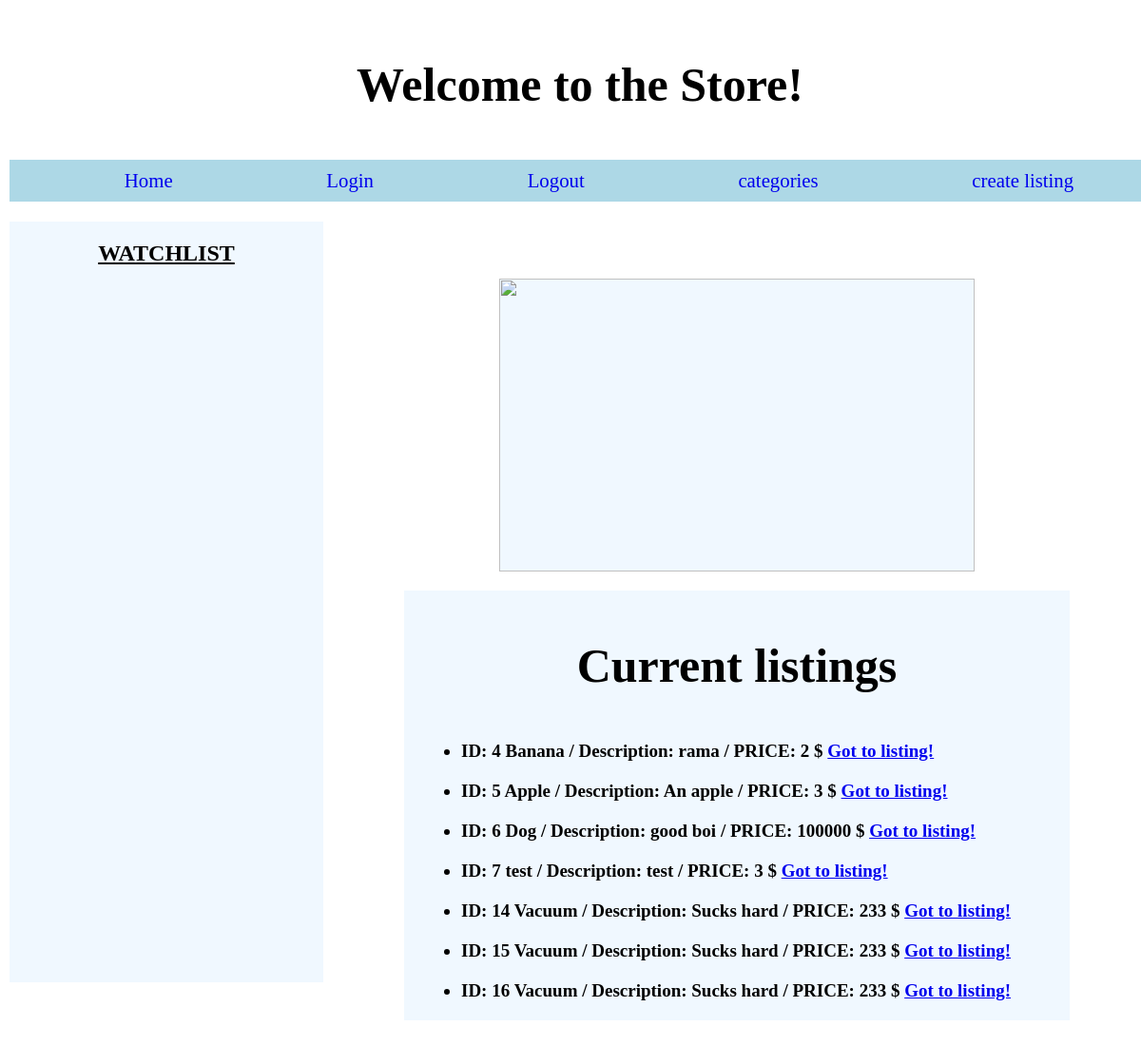
/Sales/, run on an earlier commit of the app's database.
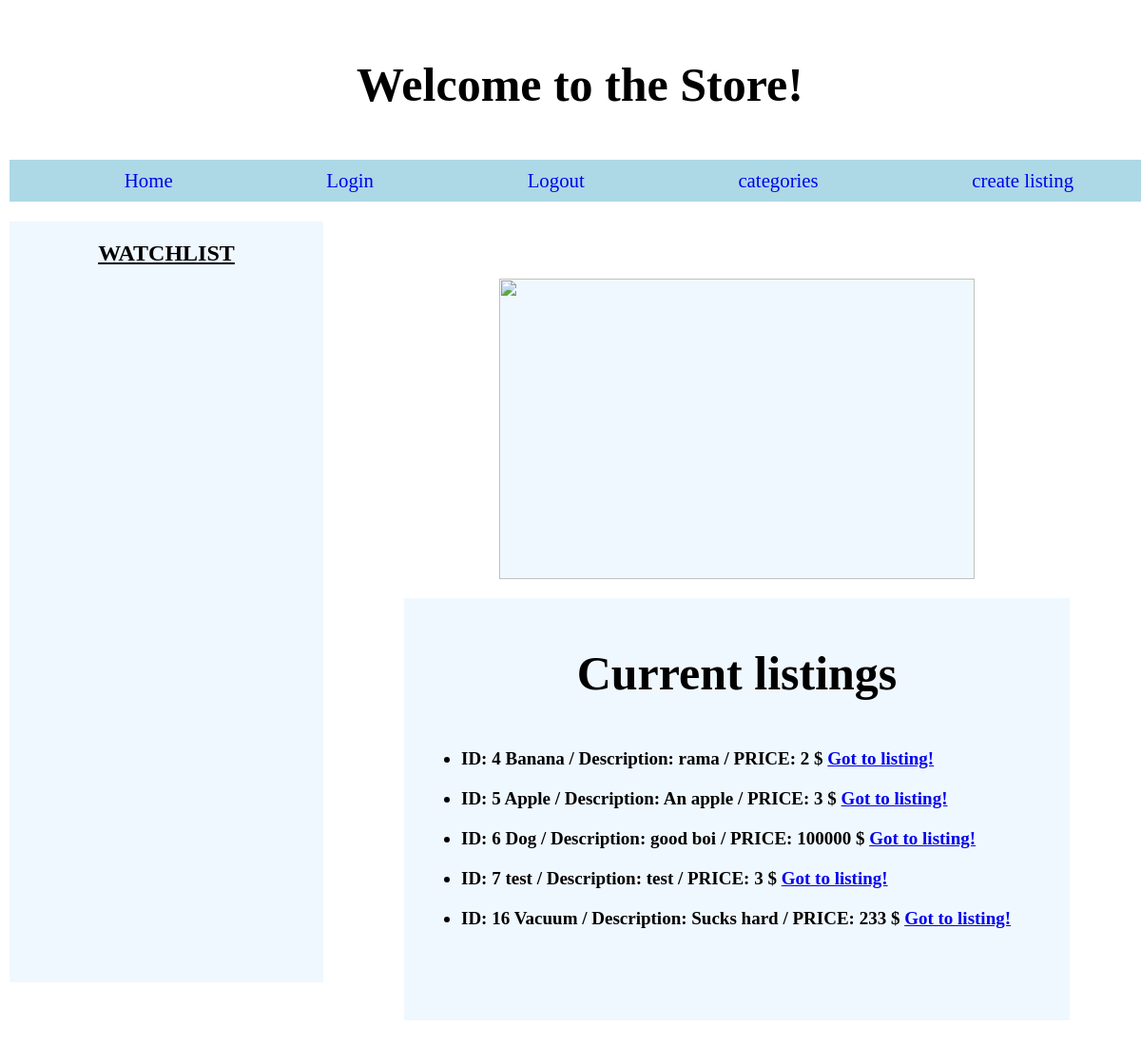
And on a later commit of the database.
### Sales/models.py (models this page shows, shortened)
class sales(models.Model):
    id = models.AutoField(auto_created = True, primary_key = True)
    pic = models.CharField(max_length= 100, default = "A pic would go here")
    name = models.CharField(max_length = 100)
    description = models.CharField(max_length = 100)
    category = models.ForeignKey(cates, on_delete = models.CASCADE, blank = True)
    price = models.IntegerField()

### Sales/views.py (the view)
# urls.py: path("", views.index, name ="index"),
def index(request):
    if request.user.is_authenticated:
        if watchlist.objects.all():
            watch_listH = watchlist.objects.all()
            return render(request,"sales/index.html", {
            "title" : "Welcome to the Store!",
            "listings" : sales.objects.all(),
            "add_toWatchlist": "Add to watchlist!",
            "watch":watch_listH
            } )
        else:
            return render(request,"sales/index.html", {
            "title" : "Welcome to the Store!",
            "listings" : sales.objects.all(),
            "add_toWatchlist": "Add to watchlist!",
        } )
    else:
        return render(request,"sales/index.html", {
            "title" : "Welcome to the Store!",
            "listings" : sales.objects.all()
        } )

### Sales/templates/sales/index.html (shortened to what this page needs)
{% extends "sales/layout.html" %}
{% block pic %}
    <img src = "/home/deadlyroadsign/2307Django/SaleSite/Sales/templates/sales/entriesPic/placeholder.png" height = "100%" width = "100%">
{% endblock %}
{% block article %}
    <h1>Current listings</h1>
    <ul>
        {% for listing in listings %}
            <li class = "lisUL">ID: {{ listing.id }} {{listing.name}} / Description: {{listing.description}} / PRICE: {{listing.price}} $  <a href ="{% url 'Sales:listingSite' Sid=listing.id  %}"> Got to listing!</a></li>
        {% endfor %}
    </ul>
{% endblock %}

### Sales/templates/sales/layout.html (shortened to what this page needs)
{% load static %}
<html lang="en">
<head>
    <link rel = "stylesheet" href = "{% static 'sales/styles.css' %}">
</head>
<body>
    <header>
            <h1>{{title}}</h1>
            <div class = "nav">
                <ul class = "navPar">
                    <li class ="navChild"><a class = "navLink" href ="{% url 'Sales:index'%}">Home</a></li>
                    <li class ="navChild"><a class = "navLink" href ="{% url 'Sales:Login'%}">Login</a></li>
                    <li class ="navChild"><a class = "navLink" href = "{% url 'Sales:Logout'%}">Logout</a></li>
                    <li class ="navChild"><a class = "navLink" href = "{% url 'Sales:cat' %}">categories</a></li>
                    <li class ="navChild"><a class = "navLink" href ="{% url 'Sales:create'%}">create listing</a></li>
                </ul>
            </div>
            <div id = "container">
                <div id = "sidebar">
                    <h2> WATCHLIST </h2>
                </div>
                <div id = "content">
                    <div id = "pic">
                        {% block pic %}
                        {% endblock %}
                    </div>
                    <div id = "article">
                        {% block article %}
                        {% endblock %}
                    </div>
                </div>
            </div>
    </header>
</body>
</html>

### Sales/static/sales/styles.css (style rules this page uses)
.navPar { list-style-type: none; }
.navChild { list-style-type: none; }
h1 { text-align: center; margin: 50px; font-size: 50px; }
.navPar { display: flex; justify-content: space-around; font-size: 1.3em; background-color: lightblue; }
.navLink { text-decoration: none; }
.navChild { margin: 10px; }
#container { display: flex; justify-content: left; width: 100vw; height: 100vh; }
#sidebar { height: 100%; width: 30vw; margin:0px; background-color: aliceblue; }
body { margin: 0; height: 100%; width: 100%; padding: 10px; }
#content { width: 70vw; height: 100vh; display: flex; justify-content: center; align-items: center; flex-direction: column; padding: 50px; }
#pic { width: 500px; height: 500px; margin:10px; background-color: aliceblue; }
h2 { text-align: center; text-decoration: underline; }
.lisUL { font-size: 19px; font-weight: bold; margin: 20px; }
#article { width: 700px; height: 700px; margin: 10px; background-color: aliceblue; }

What changed in the data, as far as the page shows it:
removed sales: id "14", name "Vacuum", description "Sucks hard", price "233"
removed sales: id "15", name "Vacuum", description "Sucks hard", price "233"
